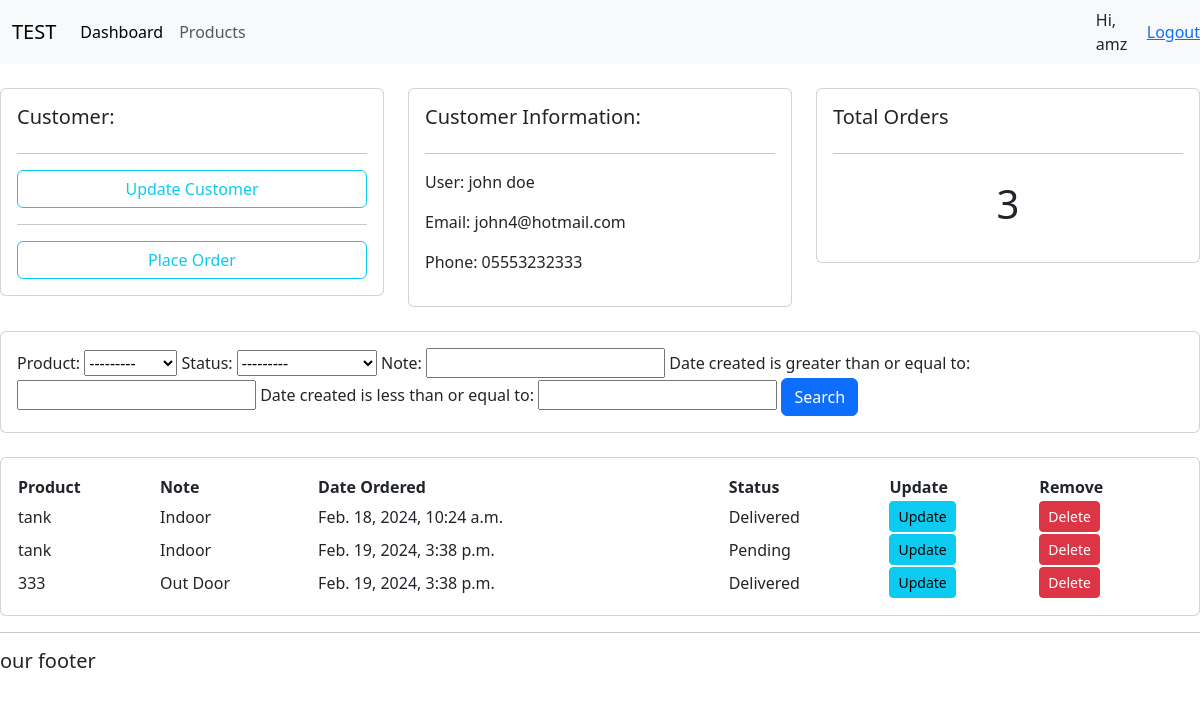
The page /customer/2/ (signed in) on the database its author committed.
### accounts/models.py (models this page shows, shortened)
class Customer(models.Model):
    name = models.CharField(max_length=200, null=True)
    phone = models.CharField(max_length=200, null=True)
    email = models.CharField(max_length=200, null=True)
    date_created = models.DateTimeField(auto_now_add=True, null=True)

class Order(models.Model):
    STATUS = (
        ('Pending', 'Pending'),
        ('Out for delivery', 'Out for delivery'),
        ('Delivered', 'Delivered')
    )
    customer = models.ForeignKey(Customer, null=True, on_delete= models.SET_NULL)
    product = models.ForeignKey(Product, null=True, on_delete= models.SET_NULL)
    date_created = models.DateTimeField(auto_now_add= True, null= True)
    status = models.CharField(max_length= 200 , null= True , choices= STATUS)
    note = models.CharField(max_length= 200 , null= True )

class Product(models.Model):
    CATEGORY = (
        ('Indoor', ' Indoor'),
        ('Out Door', 'Out Door'),
    )
    name = models.CharField(max_length=200 , null= True)
    price = models.FloatField(null= True)
    category = models.CharField(max_length=200 , null= True , choices= CATEGORY)
    discription = models.CharField(max_length=200 , null= True , blank= True)
    date_created = models.DateTimeField(auto_now_add= True , null= True)
    tags = models.ManyToManyField(Tag)
    def __str__(self):
        return self.name

### accounts/decorators.py (the view)
        def wrapper_func(request, *args, **kwargs):
            group = None
            if request.user.groups.exists():
                group = request.user.groups.all()[0].name
            if group in allowed_roles:
                return view_func(request , *args, **kwargs)
            else:
                return HttpResponse('you are not authorized')

### accounts/views.py (called while the page is built)
@login_required(login_url= 'login')
@allowed_users(allowed_roles=['admin'])
def customer(request, pk):
    customer = Customer.objects.get(id=pk)
    orders = customer.order_set.all()
    orders_count = orders.count()
    myFilter = OrderFilter(request.GET, queryset = orders)
    orders =  myFilter.qs
    context = {'customer': customer, 'orders':orders, 'order_count': orders_count, 'myFilter': myFilter}
    return render(request, 'accounts/customer.html',context)

### accounts/templates/accounts/customer.html
{% extends 'accounts/main.html' %}
{% block content %}
<br>
<div class="row">
    <div class="col-md">
        <div class="card card-body">
            <h5>Customer:</h5>
            <hr>
            <a class="btn btn-outline-info" href="">Update Customer</a>
            <hr>
            <a class="btn btn-outline-info" href="{% url 'create_order' customer.id  %}">Place Order</a>
        </div>
    </div>
    <div class="col-md">
        <div class="card card-body">
            <h5>Customer Information:</h5>
            <hr>
            <p>User: {{customer.name}}</p>
            <p>Email: {{customer.email}}</p>
            <p>Phone: {{ customer.phone}}</p>
        </div>
    </div>
    <div class="col-md">
        <div class="card card-body">
            <h5>Total Orders</h5>
            <hr>
            <h1 style="text-align:center;padding:10px">{{orders.count}}</h1>
        </div>
    </div>
</div>
<br>
<div class="row">
    <div class="col">
        <div class="card card-body">
            <form method = "get" >
                {{myFilter.form}}
                <button class="btn btn-primary" type="submit">Search</button>
            </form>
        </div>
    </div>
</div>
<br>
<div class="row">
    <div class="col-md">
        <div class = "card card-body">
            <table>
                <tr>
                    <th>Product</th>
                    <th>Note</th>
                    <th>Date Ordered</th>
                    <th>Status</th>
                    <th>Update</th>
                    <th>Remove</th>
                </tr>
            {% for order in orders %}
                <tr>
                    <td>{{order.product}}</td>
                    <td>{{order.product.category}}</td>
                    <td>{{order.date_created}}</td>
                    <td>{{order.status}}</td>
                    <td> <a class="btn btn-sm btn-info" href="{% url 'update_order' order.id %}">Update</a></td>
                    <td> <a class="btn btn-sm btn-danger" href="{% url 'delete_order' order.id %}">Delete</a></td>
                </tr>
            {% endfor %}
        </table>
        </div>
    </div>
</div>
{% endblock content %}

### accounts/templates/accounts/navbar.html (shortened to what this page needs)
<nav class="navbar navbar-expand-lg bg-body-tertiary bg-dark">
  <div class="container-fluid">
    <a class="navbar-brand" href="#">TEST</a>
    <div class="collapse navbar-collapse" id="navbarNav">
      <ul class="navbar-nav">
        {% if request.user.is_staff %}
        <li class="nav-item">
          <a class="nav-link active" aria-current="page" href="{% url 'home' %}">Dashboard</a>
        </li>
        <li class="nav-item">
          <a class="nav-link" href="{% url 'products' %}">Products</a>
        </li>
        {% endif %}
      </ul>
    </div>
  </div>
  <span class="hi_msg">Hi, {{request.user}} </span>
  <span><a  href="{% url 'logout' %}">Logout</a></span>
</nav>

### rows shown on the page
Customer: name "john doe", email "john4@hotmail.com", phone "05553232333"
Order: product "tank", product.category "Indoor", date_created "Feb. 18, 2024, 10:24 a.m.", status "Delivered"
Order: product "tank", product.category "Indoor", date_created "Feb. 19, 2024, 3:38 p.m.", status "Pending"
Order: product "333", product.category "Out Door", date_created "Feb. 19, 2024, 3:38 p.m.", status "Delivered"

### other values the page prints
{{ request.user }} "amz"
{{ orders.count }} "3"
